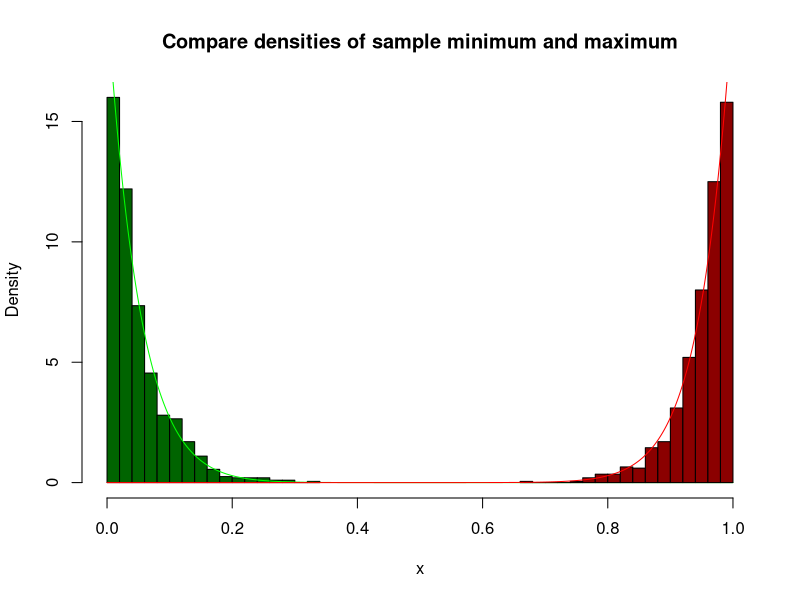
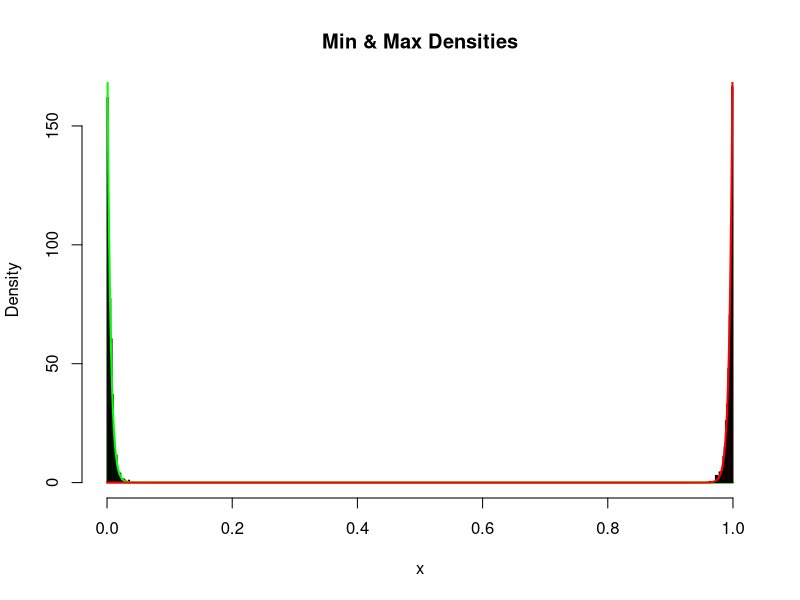
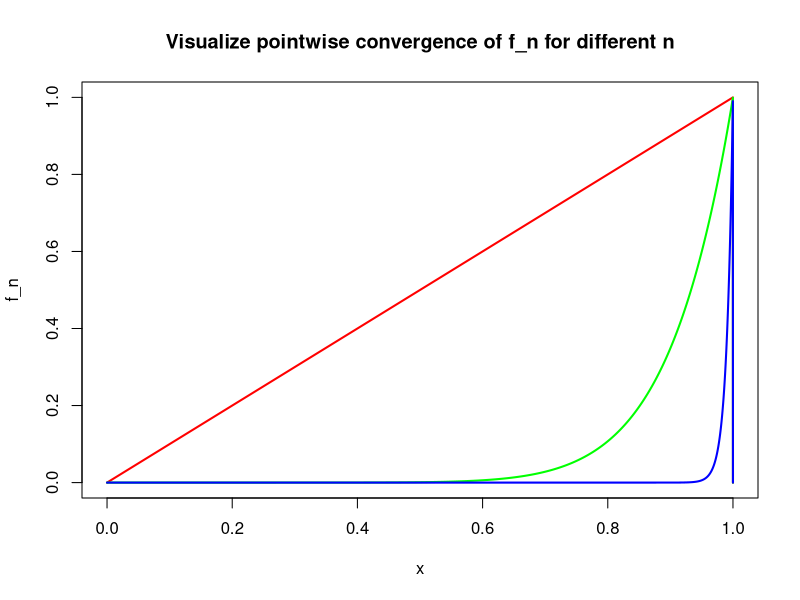
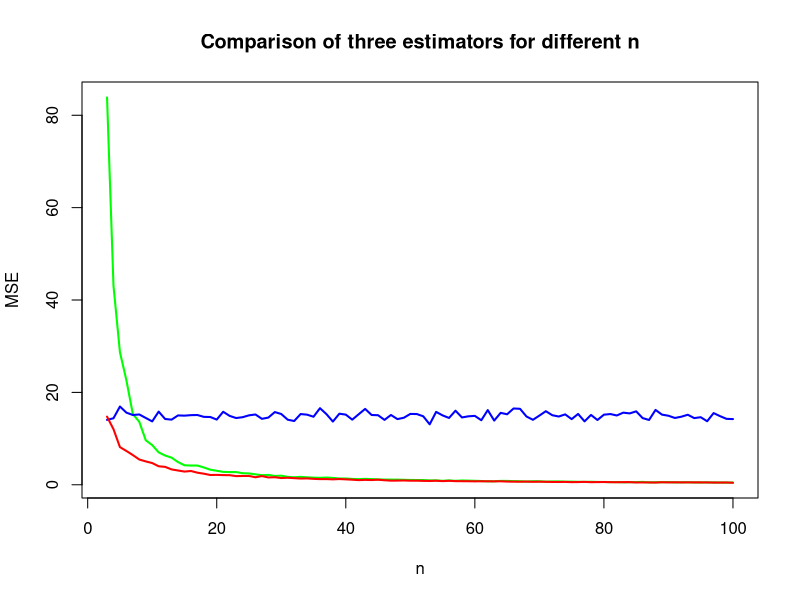
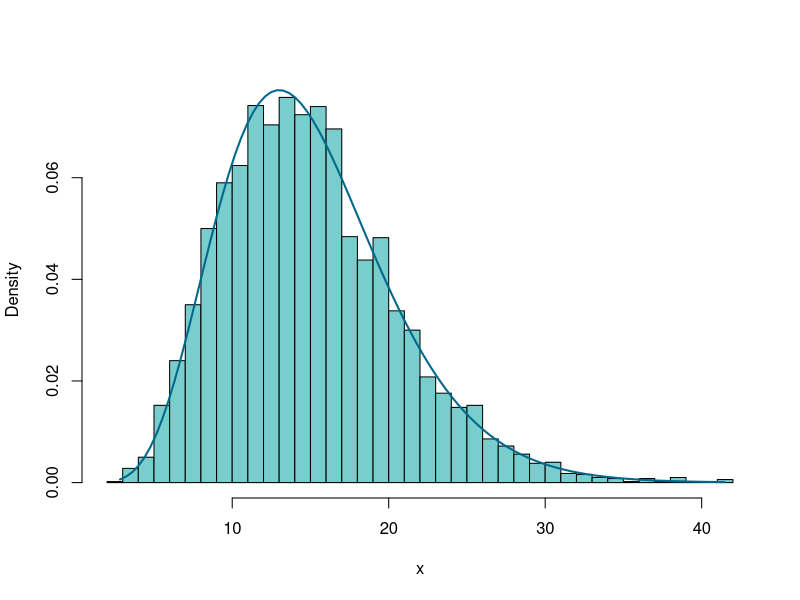
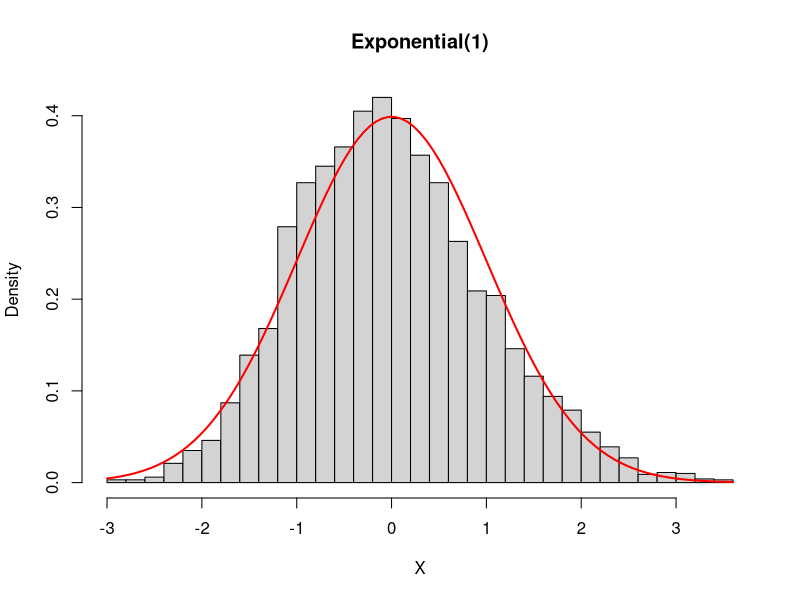
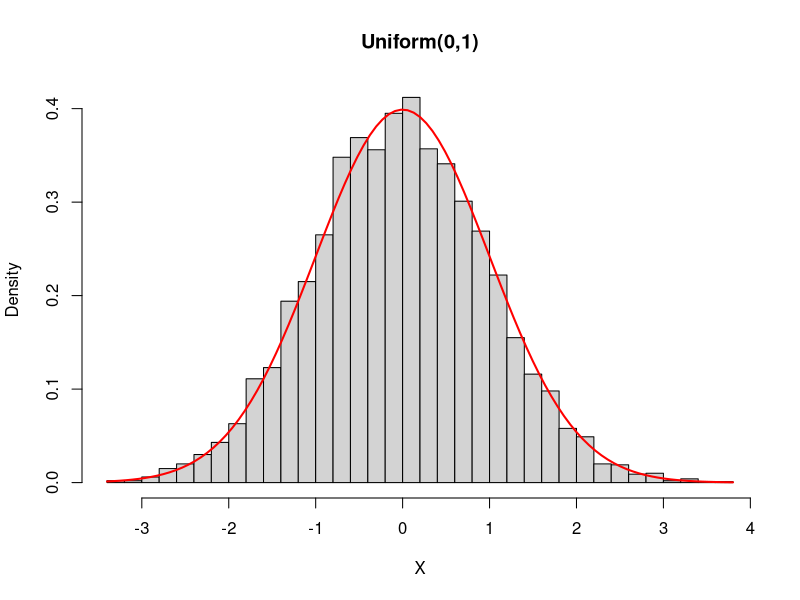
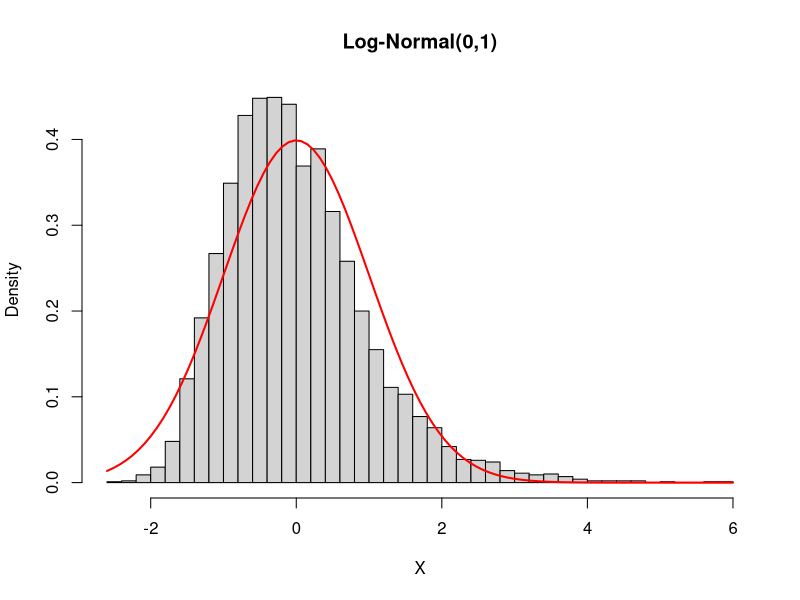

Write the R code that produced these figures, in order.
## ---- chunk 1
N_MC = 1000
n = 20
set.seed(123)
## ---- chunk 2
X_min = replicate(N_MC, min(runif(n)))
X_max = replicate(N_MC, max(runif(n)))
## ---- chunk 3
x_theo = seq(from = 0, to = 1, length.out = 10000)
y_theo = list(min = dbeta(x_theo, shape1 = 1, shape2 = n), max = dbeta(x_theo, shape1 = n,shape2 = 1))
## ---- chunk 4
hist(X_min, breaks = "Scott", prob = T, xlim = c(0,1), col = "darkgreen", main = "Compare densities of sample minimum and maximum", xlab = 'x')
lines(x_theo, y_theo$min, col = "green")
hist(X_max, breaks = "Scott", prob = T, xlim = c(0,1), col = "darkred", add = T)
lines(x_theo, y_theo$max, col = "red")
## ---- chunk 5

draw_min_max = function(N_MC, n) {
  list(
    X_min = replicate(N_MC, min(runif(n))),
    X_max = replicate(N_MC, max(runif(n)))
  )
}

# Note: If you don’t use return(), a function returns the value of its last evaluated expression.

theo = function(n, grid_length = 10000) {
  x = seq(0, 1, length.out = grid_length)
  list(
    x        = x,
    dens_min = dbeta(x, 1, n),
    dens_max = dbeta(x, n, 1)
  )
}

plot_min_max = function(samples, theory, breaks = "Scott",
                         col_min = "darkgreen", col_theo_min = "green",
                         col_max = "darkred",   col_theo_max = "red") {
  hist(samples$X_min, prob = TRUE, breaks = breaks, xlim = c(0,1), col = col_min,
       main = "Min & Max Densities", xlab = "x")
  lines(theory$x, theory$dens_min, col = col_theo_min, lwd = 2)
  hist(samples$X_max, prob = TRUE, breaks = breaks, xlim = c(0,1), col = col_max,
       add = TRUE)
  lines(theory$x, theory$dens_max, col = col_theo_max, lwd = 2)
}

compare_min_max_densities = function(N_MC = 1000, n = 20) {
  s = draw_min_max(N_MC, n)
  t = theo(n)
  plot_min_max(s, t)
  invisible(list(samples = s, theory = t))
}
  
## ---- chunk 6
# Choose a larger n: The densities will collapse to a vertical line - the probability limits.
compare_min_max_densities(n = 200)
## ---- chunk 7
f_n = function(x, n){
  calculation = x^n
  return(calculation)
}
## ---- chunk 8
limit_f = function(x) {
  ifelse(x < 1, 0, 1)
}
## ---- chunk 9
abs_diff = function(x, n, f_n, limit_f){
  calculation = abs(f_n(x, n)-limit_f(x))
  return(calculation)
}
x = seq(from = 0, to = 1, length.out = 10000)
plot(x, abs_diff(x, n = 1, f_n, limit_f), type = "l", lwd = 2, col = "red", main = "Visualize pointwise convergence of f_n for different n", xlab = "x", ylab = "f_n")
lines(x, abs_diff(x, n = 10, f_n, limit_f), lwd = 2, col = "green")
lines(x, abs_diff(x, n = 100, f_n, limit_f), lwd = 2, col = "blue")
## ---- chunk 10
epsilon = 0.5
N = 1000
x = 0.5
distance = function(epsilon, N, x){
  dist = abs_diff(x = x, n = N, f_n, limit_f)
  while (dist < epsilon){
    x = x + 0.0001
    dist = abs_diff(x, n, f_n, limit_f)
  }
  return(paste("For x >", x, "the distance is larger than epsilon"))
}
distance(epsilon = epsilon, N = N, x = x)
## ---- chunk 11
mu_1 = function(x){
  m = 1/(length(x)-1)*sum(x)
  return(m)
}
mu_2 = function(x){
  m = sum(x[1:3])/3
  return(m)
}
mu_3 = function(x){
  m = mean(x)
  return(m)
}
## ---- chunk 12
MSE = function(x, mu = mu){
  result = mean((x-mu)^2)
  return(result)
}
## ---- chunk 13
N_MC = 1000
shape = 5
scale = 3
mu = shape*scale # expected value
n = seq(from = 3,to = 100)
set.seed(123)
## ---- chunk 14
Results_1 = replicate(length(n),NA) # for later use
Results_2 = replicate(length(n),NA) # for later use
Results_3 = replicate(length(n),NA) # for later use

for (i in n) {
  Results_1[i-2] = MSE(replicate(N_MC, mu_1(rgamma(i, shape = shape, scale = scale))), mu = mu)
  Results_2[i-2] = MSE(replicate(N_MC, mu_2(rgamma(i, shape = shape, scale = scale))), mu = mu)
  Results_3[i-2] = MSE(replicate(N_MC, mu_3(rgamma(i, shape = shape, scale = scale))), mu = mu)
}
## ---- chunk 15
plot(n, Results_1, col = "green", lwd = 2, main = "Comparison of three estimators for different n", type = "l", ylab = "MSE")
lines(n, Results_2, col = "blue", lwd = 2)
lines(n, Results_3, col = "red", lwd = 2)
## ---- chunk 16
# For shorter sample sizes we may use the sample mean (estimator 3), for larger samples we can also use the transformed mean (estimator 1) or the sample mean (again estimator 3). The second method (estimator 3) is outperformed for every n (at least for this parameter combination of shape and scale.
## ---- chunk 17
N_MC = 5000
n = 15
X = replicate(N_MC, rnorm(n))

X2 = apply(X, FUN=function(x){sum(x^2)},2)
## ---- chunk 18
hist(X2, prob=T,breaks="Scott", col = "darkslategray3", xlab = 'x', main = " ")
plot(function(x)dchisq(x, df = 15), col = "deepskyblue4", lwd=2, xlim=range(X2), add=T)
## ---- chunk 19
n    <- 30
N_MC <- 5000

mean_s <- (replicate(N_MC, mean(rexp(n, rate = 1))) - 1) / (1/sqrt(n))
hist(mean_s, breaks = "Scott", prob = TRUE, main = "Exponential(1)", xlab = "X")
curve(dnorm(x), add = TRUE, col = "red", lwd = 2)

mean_s <- (replicate(N_MC, mean(runif(n, 0, 1))) - 0.5) / (sqrt(1/12)/sqrt(n))
hist(mean_s, breaks = "Scott", prob = TRUE, main = "Uniform(0,1)", xlab = "X")
curve(dnorm(x), add = TRUE, col = "red", lwd = 2)

mean_s <- (replicate(N_MC, mean(rlnorm(n, meanlog = 0, sdlog = 1))) - exp(0.5)) /
     (sqrt((exp(1) - 1) * exp(1))/sqrt(n))
hist(mean_s, breaks = "Scott", prob = TRUE, main = "Log-Normal(0,1)", xlab = "X")
curve(dnorm(x), add = TRUE, col = "red", lwd = 2)

mean_s <- (replicate(N_MC, mean(rbeta(n, shape1 = 2, shape2 = 5))) - 2/7) /
     (sqrt(2*5/((7^2)*8))/sqrt(n))
hist(mean_s, breaks = "Scott", prob = TRUE, main = "Beta(2,5)", xlab = "X")
curve(dnorm(x), add = TRUE, col = "red", lwd = 2)

mean_s <- (replicate(N_MC, mean(rt(n, df = 3))) - 0) / (sqrt(3/(3-2))/sqrt(n))
hist(mean_s, breaks = "Scott", prob = TRUE, main = "Student-t(3)", xlab = "X")
curve(dnorm(x), add = TRUE, col = "red", lwd = 2)
